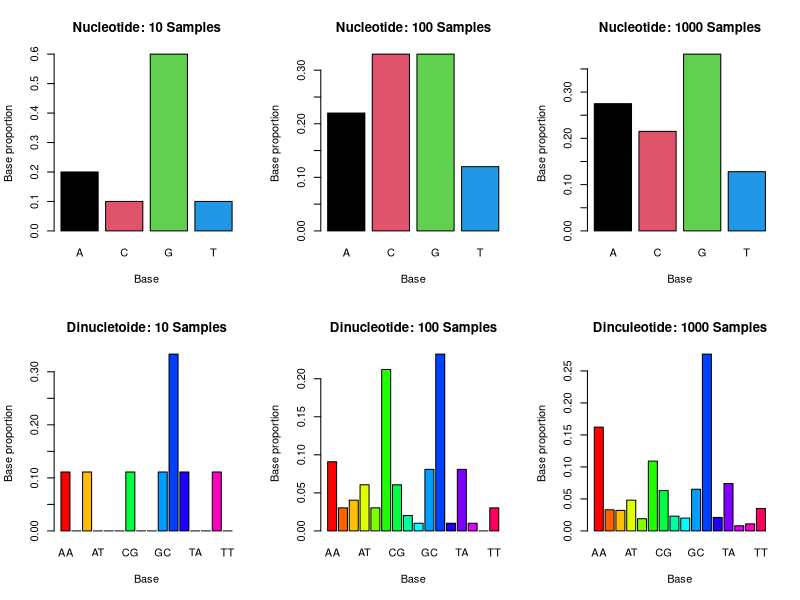

This chart was generated by the following R code:
## ---- chunk 1
knitr::opts_chunk$set(echo = TRUE)
## ---- chunk 2
library(seqinr)

######## Calculate 1st order Markov Model ########

# Probability distribution:
# p(A|A) = 0.6, P(C|A)= 0.1, P(G|A) = 0.1, p(T|A) = 0.2
# p(A|C) = 0.1, P(C|C)= 0.5, P(G|C) = 0.3, p(T|C) = 0.1 
# p(A|G) = 0.0.05, P(C|G)= 0.2, P(G|G) = 0.7, p(T|G) = 0.05
# p(A|T) = 0.4, P(C|T)= 0.05, P(G|T) = 0.0.05, p(T|T) = 0.5

alph<-c('A','C','G','T') # Char vector of alphabet of possible states

firstOrderMat<-matrix(NA,nr=4,nc=4) # Initialize empty matrix with nr rows and nc columns

colnames(firstOrderMat)<-rownames(firstOrderMat)<-alph # Naming rows and columns after the states

# Find faster way to do this!

firstOrderMat[1,]<-c(0.6,0.1,0.1,0.2) 
firstOrderMat[2,]<-c(0.1,0.5,0.3,0.1)
firstOrderMat[3,]<-c(0.05,0.2,0.7,0.05)
firstOrderMat[4,]<-c(0.4,0.05,0.05,0.2)

inProb <-c(0.4,0.1,0.1,0.4); names(inProb)<-alph # Initial probabilities; naming initial probabilities

# Can't just sample() command this time because there are two pieces of information needed to calculate the probability

generateFirstOrderSeq<-function(lengthSeq,alphabet,initialProb,firstOrderMatrix) {
    outputSeq<-rep(NA,length=lengthSeq) # Set to be dynamic because this is not yet known, initialize empty vector with seqLength elements
    outputSeq[1]<-sample(alphabet,1,prob=initialProb) # Similar to command for the 0th order Markov Model
    
    for( i in 2:length(outputSeq)){ # Want to know what previous nucleotide was because next value depends on it
        prevNuc<-outputSeq[i-1] # Store previous value
        currentProb<-firstOrderMatrix[prevNuc,] # Get probabilities from last nucleotide
        outputSeq[i]<-sample(alphabet,1,prob=currentProb) # Assigns results to the matrix for each i
    }
    return(outputSeq) # What the function passes back when run
}

#### First Order Markov Model: 10 Samples ####

# Generate a new sequence using our function

firstOrderSeq<-generateFirstOrderSeq(10,alph,inProb,firstOrderMat) # lengthSeq, alphabet, initialProb, firstOrderMartix

# Calculate 

firstOrderFreq<-count(firstOrderSeq,1,alphabet=alph,freq=TRUE)

firstOrderFreqDin<-count(firstOrderSeq,2,alphabet=alph,freq=TRUE)

#### First Order Markov Model: 100 Samples ####

# Generate a new sequence using our function

firstOrderSeq2<-generateFirstOrderSeq(100,alph,inProb,firstOrderMat) # lengthSeq, alphabet, initialProb, firstOrderMartix

# Calculate frequencies

firstOrderFreq2<-count(firstOrderSeq2,1,alphabet=alph,freq=TRUE)

firstOrderFreqDin2<-count(firstOrderSeq2,2,alphabet=alph,freq=TRUE)


#### First Order Markov Model: 1000 Samples ####

# Generate a new sequence using our function

firstOrderSeq3<-generateFirstOrderSeq(1000,alph,inProb,firstOrderMat) # lengthSeq, alphabet, initialProb, firstOrderMartix

# Calculate frequencies

firstOrderFreq3<-count(firstOrderSeq3,1,alphabet=alph,freq=TRUE)

firstOrderFreqDin3<-count(firstOrderSeq3,2,alphabet=alph,freq=TRUE)



######## Look at all plots at once #########

par(mfrow=c(2,3)) # Now we have 2 x 3 table, so six plots.


## Draw first order nucleotide plots with 10, 100, 1000 samples


# FirstOrder: Nucleotide plot
barplot(firstOrderFreq,col=1:4, main="Nucleotide: 10 Samples", # col specifies respective colors, main specifies title
        xlab="Base",ylab="Base proportion") # label axes 

# Nucleotide plot
barplot(firstOrderFreq2,col=1:4, main="Nucleotide: 100 Samples", # col specifies respective colors, main specifies title
        xlab="Base",ylab="Base proportion") # label axes 

# Nucleotide plot
barplot(firstOrderFreq3,col=1:4, main="Nucleotide: 1000 Samples", # col specifies respective colors, main specifies title
        xlab="Base",ylab="Base proportion") # label axes 


## Draw first order dinucleotide plots with 10, 100, 1000 samples


# FirstOrder: Dinucleotide, won't get a good distribution because there are only 10 items in the sequence
barplot(firstOrderFreqDin,col=rainbow(16), #raindbow(n) pulls n colours from the rainbow palette
        main="Dinucletoide: 10 Samples",
        xlab="Base",ylab="Base proportion")

# Dinucleotide, 100 samples
barplot(firstOrderFreqDin2,col=rainbow(16), #raindbow(n) pulls n colours from the rainbow palette
        main="Dinucleotide: 100 Samples",
        xlab="Base",ylab="Base proportion") 

# Dinucleotide, 1000 samples
barplot(firstOrderFreqDin3,col=rainbow(16), #raindbow(n) pulls n colours from the rainbow palette
        main="Dinculeotide: 1000 Samples",
        xlab="Base",ylab="Base proportion") 
